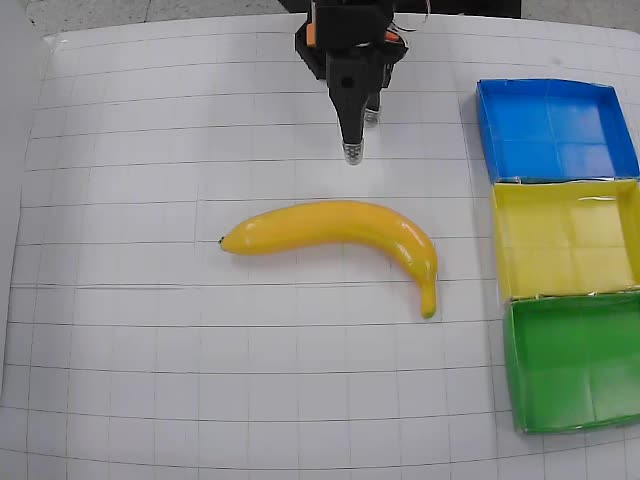
#> input picture paper/2026-09/reference_frames/top.jpg, 640 x 480 px, found by its file name; its folder holds 2 pictures in this run
$ python camera_shift.py
#> lines starting #> are read from the running program, lines starting #| are printed output that depends on the picture; after the words box and inside, x2 and y2 are one past the last pixel; in counts of white or black regions, pixels touching at a corner belong together
### paper/2026-09/analysis/common.py
"""Shared loaders for the real-robot evaluation analysis (2026-09-paper).

Only data that was actually recorded is used: per-frame commanded joints (`action`, what lerobot-rollout sent),
measured joints (`observation.state`), camera frames, and for EE runs the IK log rows (IK output joints, target-vs-
achieved pose error, clip/fallback flags). Raw policy outputs (EE targets, relative offsets) were not logged.
Run scripts from 2026-09-paper/analysis (the repo root has a `datasets/` package that shadows HF datasets).
"""

import csv
import glob
from dataclasses import dataclass, field
from pathlib import Path

import numpy as np
import pandas as pd

PAPER = Path("/home/aivlab/kkb_capstone/2026-09-paper")
EVAL = PAPER / "eval"
REC = EVAL / "recordings"
TRAIN_ROOT = Path("/home/aivlab/kkb_capstone/data/lerobot/so101_pick_place_fruit_180")
URDF = "/home/aivlab/SO-ARM100/Simulation/SO101/so101_new_calib.urdf"
ARM = ["shoulder_pan", "shoulder_lift", "elbow_flex", "wrist_flex", "wrist_roll"]
JOINTS = ARM + ["gripper"]
REPRS = ["abs_joint", "rel_joint", "abs_ee", "rel_ee"]
LABEL = {"abs_joint": "절대 관절각", "rel_joint": "관절 상대", "abs_ee": "절대 EE", "rel_ee": "상대 EE"}
# dataviz reference palette, categorical slots 1-4 in fixed order (one color per representation)
COLOR = {"abs_joint": "#2a78d6", "rel_joint": "#eb6834", "abs_ee": "#1baf7a", "rel_ee": "#eda100"}
INK, INK2, MUTED, SURFACE = "#0b0b0b", "#52514e", "#898781", "#fcfcfb"
FPS = 10


@dataclass
class Episode:
    repr: str
    session: str          # eval / eval1
    ep: int               # episode index inside the session dataset
    trial: int | None
    plan: dict = field(default_factory=dict)
    action: np.ndarray = None   # (T, 6) commanded joint targets sent to the robot (deg; gripper 0-100)
    state: np.ndarray = None    # (T, 6) measured joints
    ik: pd.DataFrame | None = None  # IK rows aligned to frames (EE only)

    @property
    def name(self):
        return f"{self.repr}/{self.session}/ep{self.ep}" + (f" (trial {self.trial})" if self.trial else "")


def read_parquets(root, cols):
    files = sorted(glob.glob(str(Path(root) / "data" / "**" / "*.parquet"), recursive=True))
    return pd.concat([pd.read_parquet(f, columns=cols) for f in files], ignore_index=True)


# [33 lines left out: functions plan_rows, trial_map, align_ik, not called in this run]


def load_session(repr_, session):
    root = REC / f"smolvla_{repr_}" / session
    df = read_parquets(root, ["action", "observation.state", "episode_index", "frame_index"])
    tmap = trial_map(repr_, session)
    plans = plan_rows(session) if (EVAL / "eval_plan" / ("plan.csv" if session == "eval" else f"plan_{session}.csv")).exists() else {}
    ik_all = None
    ik_path = REC / f"smolvla_{repr_}" / f"{session}.ik.csv"
    if ik_path.exists():
        ik_all = pd.read_csv(ik_path)
    eps, cursor = [], 0
    for e, g in df.groupby("episode_index"):
        g = g.sort_values("frame_index")
        trial = tmap.get(int(e))
        epi = Episode(repr_, session, int(e), trial, plans.get(trial, {}) if trial else {},
                      np.stack(g["action"]).astype(np.float64), np.stack(g["observation.state"]).astype(np.float64))
        if ik_all is not None:
            epi.ik, cursor = align_ik(ik_all, epi.action, cursor)
        eps.append(epi)
    return eps


SESSIONS_OLD = {"abs_joint": "eval", "rel_joint": "eval", "abs_ee": "eval1", "rel_ee": "eval1"}
SESSIONS_EVAL2 = {r: "eval2" for r in REPRS}


def load_all(sessions=None):
    """Default: the first evaluation; environment EVAL_SESSIONS=eval2 switches every script to the eval2 sessions."""
    import os
    sessions = sessions or (SESSIONS_EVAL2 if os.environ.get("EVAL_SESSIONS") == "eval2" else SESSIONS_OLD)
    return {r: load_session(r, s) for r, s in sessions.items()}


# [7 lines left out: function load_training, not called in this run]


_KIN = None


# [12 lines left out: functions kin, fk_pos, not called in this run]


def fk_T(joints_deg: np.ndarray) -> np.ndarray:
    k = kin()
    return np.array([k.forward_kinematics(j[:5]) for j in joints_deg])


# [33 lines left out: functions gripper_events, setup_matplotlib, not called in this run]

### paper/2026-09/analysis/camera_shift.py
"""Camera placement per episode vs the training reference frames (basket centers and sizes in the first frame)."""
import cv2, numpy as np, pandas as pd
from lerobot.datasets import LeRobotDataset
from common import REC, PAPER, load_all, setup_matplotlib, COLOR, LABEL, INK2

HSV = {"blue": ((95, 120, 60), (130, 255, 255)), "yellow": ((18, 80, 120), (35, 255, 255)), "green": ((40, 70, 40), (85, 255, 255))}


def baskets(bgr):
    hsv = cv2.cvtColor(bgr, cv2.COLOR_BGR2HSV)
    out = {}
    for c, (lo, hi) in HSV.items():
        m = cv2.morphologyEx(cv2.inRange(hsv, np.array(lo), np.array(hi)), cv2.MORPH_OPEN, np.ones((5, 5), np.uint8))
        n, _, st, cen = cv2.connectedComponentsWithStats(m)
        if n < 2:
            continue
        i = 1 + int(np.argmax(st[1:, cv2.CC_STAT_AREA]))
        if st[i, cv2.CC_STAT_AREA] > 3000:
            out[c] = (cen[i], st[i, cv2.CC_STAT_AREA])
    return out


REF = {k: baskets(cv2.imread(str(PAPER / "reference_frames" / f"{k}.jpg"))) for k in ("top", "side")}
#> in baskets, `hsv = cv2.cvtColor(bgr, cv2.COLOR_BGR2HSV)`: hsv: shape (480, 640, 3); mean H, S, V 100.2, 39.1, 153.8
#> in baskets, bgr is the input picture: shape (480, 640, 3); mean B, G, R 140.6, 144.8, 140.6
#> the loop in baskets, `for c, (lo, hi) in HSV.items():` made 3 passes
#> (n, st, cen) on passes 1, 3: (2, [[0, 0, 640, 480, 293524], [478, 79, 162, 103, 13676]], [[308.7, 244.6], [551.2, 129.1]]), (2, [[0, 0, 640, 480, 290721], [506, 291, 134, 143, 16479]], [[305.2, 232.7], [572.2, 359.3]])
#> (n, cen) on pass 2: (3, [[304.9, 239.7], [566.4, 238], [341.4, 236.8]])
#> pass 1, in baskets, `m = cv2.morphologyEx(cv2.inRange(hsv, np.array(lo), np.array(hi)), cv2..`:
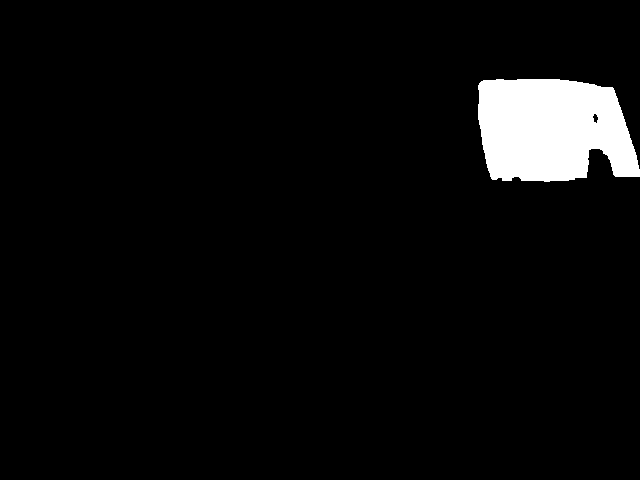
#> m: shape (480, 640); 4.5% white; 1 white region, box (x1, y1, x2, y2) and area: (478, 79, 640, 182) 13676
#> pass 2, in baskets, `m = cv2.morphologyEx(cv2.inRange(hsv, np.array(lo), np.array(hi)), cv2..`:
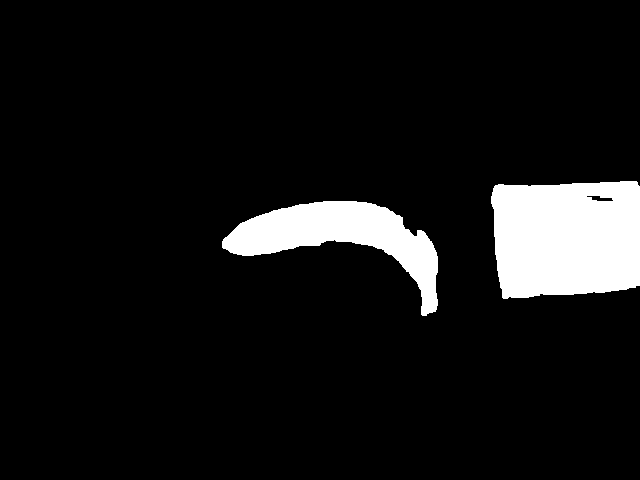
#> m: shape (480, 640); 8.2% white; 2 white regions, box (x1, y1, x2, y2) and area: (491, 181, 640, 299) 15885, (222, 201, 438, 316) 9191
#> pass 3, in baskets, `m = cv2.morphologyEx(cv2.inRange(hsv, np.array(lo), np.array(hi)), cv2..`:
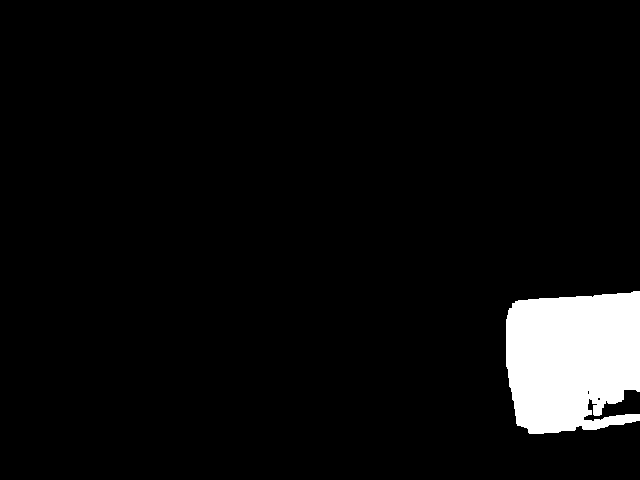
#> m: shape (480, 640); 5.4% white; 1 white region, box (x1, y1, x2, y2) and area: (506, 291, 640, 434) 16479
#> after the loop in baskets, `for c, (lo, hi) in HSV.items():`: out = {'blue': ([551.2, 129.1], 13676), 'yellow': ([566.4, 238], 15885), 'green': ([572.2, 359.3], 16479)}
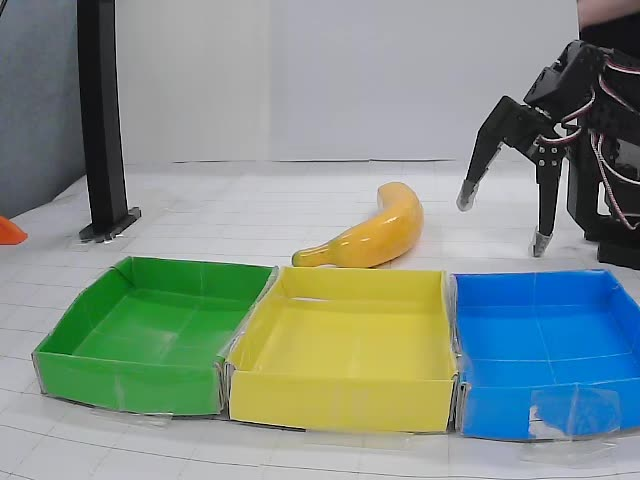
#> input picture paper/2026-09/reference_frames/side.jpg, 640 x 480 px, found by its file name
#> in baskets (call 2), `hsv = cv2.cvtColor(bgr, cv2.COLOR_BGR2HSV)`: hsv: shape (480, 640, 3); mean H, S, V 83.2, 65.4, 158.3
#> in baskets, bgr is the input picture: shape (480, 640, 3); mean B, G, R 136, 145.1, 130.4
#> the loop in baskets (call 2), `for c, (lo, hi) in HSV.items():` made 3 passes
#> (n, st, cen, i) on passes 1, 3: (2, [[0, 0, 640, 480, 279313], [456, 270, 184, 170, 27887]], [[296.6, 228.2], [548.6, 352.3]], 1), (2, [[0, 0, 640, 480, 281356], [37, 257, 235, 159, 25844]], [[335, 230.8], [150.3, 334.7]], 1)
#> (n, cen, i) on pass 2: (3, [[315.3, 226], [390.4, 192.2], [349.8, 339.2]], 2)
#> pass 1, in baskets (call 2), `m = cv2.morphologyEx(cv2.inRange(hsv, np.array(lo), np.array(hi)), cv2..`:
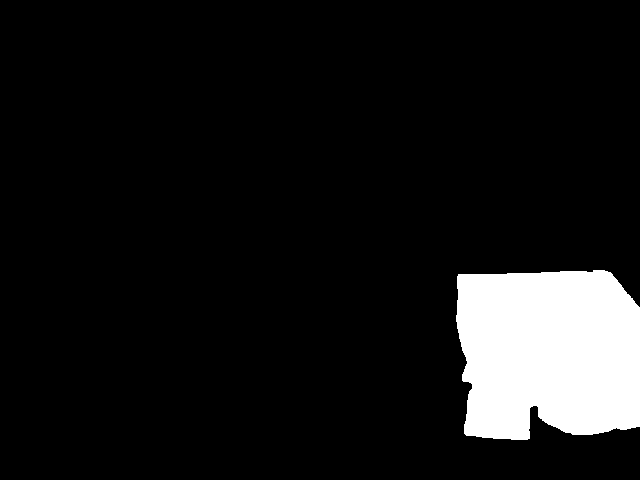
#> m: shape (480, 640); 9.1% white; 1 white region, box (x1, y1, x2, y2) and area: (456, 270, 640, 440) 27887
#> pass 2, in baskets (call 2), `m = cv2.morphologyEx(cv2.inRange(hsv, np.array(lo), np.array(hi)), cv2..`:
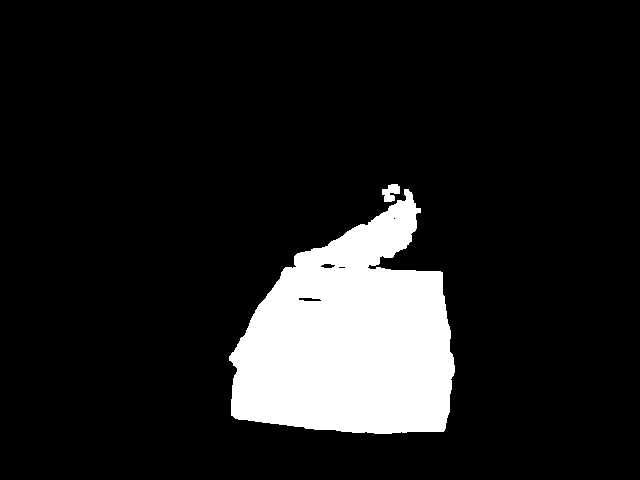
#> m: shape (480, 640); 12.1% white; 2 white regions, box (x1, y1, x2, y2) and area: (229, 189, 455, 434) 36809, (382, 184, 400, 202) 219
#> pass 3, in baskets (call 2), `m = cv2.morphologyEx(cv2.inRange(hsv, np.array(lo), np.array(hi)), cv2..`:
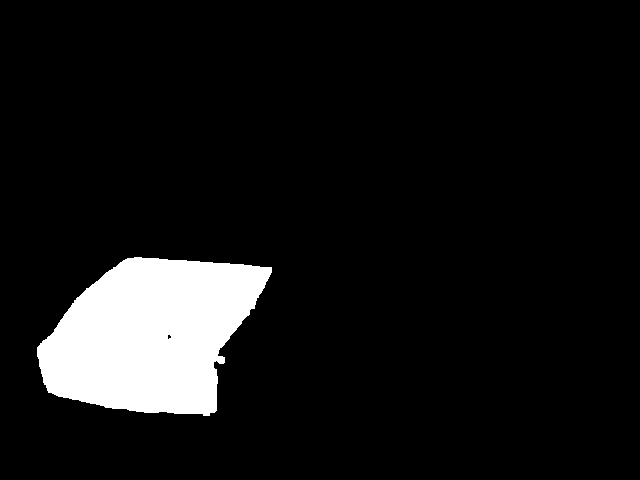
#> m: shape (480, 640); 8.4% white; 1 white region, box (x1, y1, x2, y2) and area: (37, 257, 272, 416) 25844
#> after the loop in baskets (call 2), `for c, (lo, hi) in HSV.items():`: out = {'blue': ([548.6, 352.3], 27887), 'yellow': ([349.8, 339.2], 36809), 'green': ([150.3, 334.7], 25844)}
#> REF = 2 items


def deviation(bgr, view):
    now, ref = baskets(bgr), REF[view]
    shifts, ratios = [], []
    for c in ("blue", "yellow", "green"):
        if c in now and c in ref:
            shifts.append(np.hypot(*(now[c][0] - ref[c][0])))
            ratios.append(np.sqrt(now[c][1] / ref[c][1]))
    if not shifts:
        return np.nan, np.nan, 0
    return float(np.mean(shifts)), float(np.mean(ratios)), len(shifts)


rows = []
for r, eps in load_all().items():
#> (the run stopped early here; a loop or call above may not have finished)
